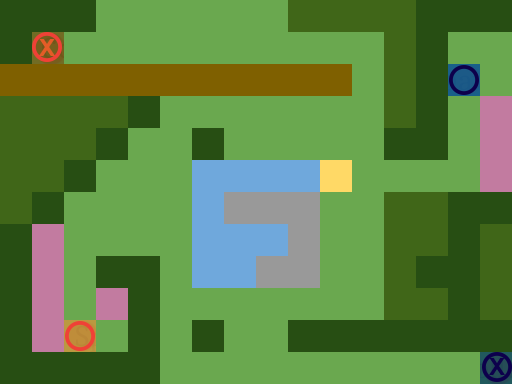

Tiled map render using the project's own tile images. Description and the whole map definition, tile-layer contents included, below:
An orthogonal 16x12 tile map with 32x32 px tiles, 3 tile layers (Ground, Obstacles, Objects), 1 hidden layer not drawn.

<map version="1.0" orientation="orthogonal" renderorder="right-down" width="16" height="12" tilewidth="32" tileheight="32" nextobjectid="1">
 <tileset firstgid="1" name="TilesetPlaceholder" tilewidth="32" tileheight="32" tilecount="240" columns="10">
  <image source="../Tileset.png" width="320" height="768" />
 </tileset>
 <layer name="Ground" width="16" height="12">
  <data encoding="csv">
1,1,1,1,1,1,1,1,1,1,1,1,1,1,1,1,
1,1,1,1,1,1,1,1,1,1,1,1,1,1,1,1,
1,1,1,1,1,1,1,1,1,1,1,1,1,1,1,1,
1,1,1,1,1,1,1,1,1,1,1,1,1,1,1,3,
1,1,1,1,1,1,1,1,1,1,1,1,1,1,1,3,
1,1,1,1,1,1,5,5,5,5,2,1,1,1,1,3,
1,1,1,1,1,1,5,1,1,1,1,1,1,1,1,1,
1,3,1,1,1,1,5,5,5,1,1,1,1,1,1,1,
1,3,1,1,1,1,5,5,1,1,1,1,1,1,1,1,
1,3,1,3,1,1,1,1,1,1,1,1,1,1,1,1,
1,3,1,1,1,1,1,1,1,1,1,1,1,1,1,1,
1,1,1,1,1,1,1,1,1,1,1,1,1,1,1,1
</data>
 </layer>
 <layer name="Obstacles" width="16" height="12">
  <data encoding="csv">
42,42,42,0,0,0,0,0,0,44,44,44,44,42,42,42,
42,0,0,0,0,0,0,0,0,0,0,0,44,42,0,0,
41,41,41,41,41,41,41,41,41,41,41,0,44,42,0,0,
44,44,44,44,42,0,0,0,0,0,0,0,44,42,0,0,
44,44,44,42,0,0,42,0,0,0,0,0,42,42,0,0,
44,44,42,0,0,0,0,0,0,0,0,0,0,0,0,0,
44,42,0,0,0,0,0,43,43,43,0,0,44,44,42,42,
42,0,0,0,0,0,0,0,0,43,0,0,44,44,42,44,
42,0,0,42,42,0,0,0,43,43,0,0,44,42,42,44,
42,0,0,0,42,0,0,0,0,0,0,0,44,44,42,44,
42,0,0,0,42,0,42,0,0,42,42,42,42,42,42,42,
42,42,42,42,42,0,0,0,0,0,0,0,0,0,0,0
</data>
 </layer>
 <layer name="Objects" width="16" height="12">
  <data encoding="csv">
0,0,0,0,0,0,0,0,0,0,0,0,0,0,0,0,
0,181,0,0,0,0,0,0,0,0,0,0,0,0,0,0,
0,0,0,0,0,0,0,0,0,0,0,0,0,0,82,0,
0,0,0,0,0,0,0,0,0,0,0,0,0,0,0,0,
0,0,0,0,0,0,0,0,0,0,0,0,0,0,0,0,
0,0,0,0,0,0,0,0,0,0,0,0,0,0,0,0,
0,0,0,0,0,0,0,0,0,0,0,0,0,0,0,0,
0,0,0,0,0,0,0,0,0,0,0,0,0,0,0,0,
0,0,0,0,0,0,0,0,0,0,0,0,0,0,0,0,
0,0,0,0,0,0,0,0,0,0,0,0,0,0,0,0,
0,0,81,0,0,0,0,0,0,0,0,0,0,0,0,0,
0,0,0,0,0,0,0,0,0,0,0,0,0,0,0,182
</data>
 </layer>
 <layer name="Solution" width="16" height="12" visible="0">
  <data encoding="csv">
0,0,0,0,0,0,0,0,0,0,0,0,0,0,0,0,
0,0,222,222,222,222,222,222,222,222,222,222,0,0,0,0,
0,0,0,0,0,0,0,0,0,0,0,222,0,0,0,0,
0,0,0,0,0,222,222,222,222,222,222,222,0,0,232,0,
0,0,0,0,0,222,0,0,0,0,0,0,0,0,232,0,
0,0,0,0,0,222,0,0,0,0,0,232,232,232,232,0,
0,0,0,0,0,222,0,0,0,0,0,232,0,0,0,0,
0,0,222,222,222,222,0,0,0,0,0,232,0,0,0,0,
0,0,222,0,0,0,0,0,0,0,0,232,0,0,0,0,
0,0,222,0,0,232,232,232,232,232,232,232,0,0,0,0,
0,0,0,0,0,232,0,0,0,0,0,0,0,0,0,0,
0,0,0,0,0,232,232,232,232,232,232,232,232,232,232,0
</data>
 </layer>
</map>
